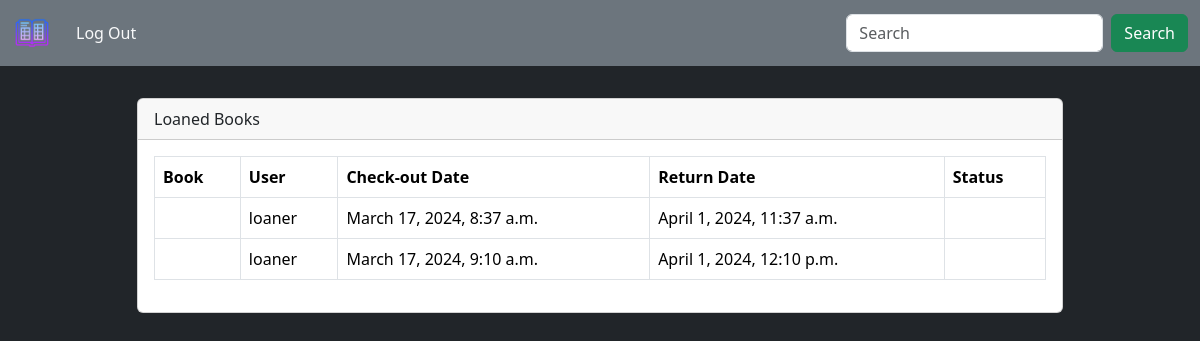
The app's page /logged/loaned_books/ (signed in), older data.
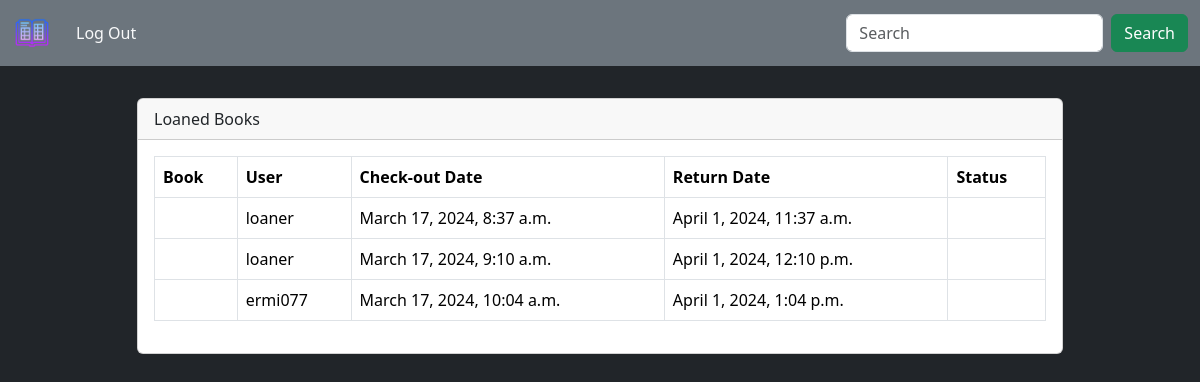
The same page, newer data.
### library/models.py (models this page shows, shortened)
class Loan(models.Model):
    book = models.ForeignKey(Book , on_delete = models.CASCADE)
    user = models.ForeignKey(MyUser , on_delete = models.CASCADE)
    check_out_date = models.DateTimeField(auto_now_add=True)
    return_date = models.DateTimeField(default = expiry)

### users/models.py (models this page shows)
class MyUser(AbstractUser):
    phone_number = models.CharField(max_length = 11 , null = True , unique = True , blank = True)
    adress = models.CharField(max_length = 50)

### library/views.py (the view)
# urls.py: path('loaned_books/' , views.loaned_books , name = 'loaned-book-link'),
@login_required
def loaned_books(request ):
    loaned_books = Loan.objects.all()
    return render(request, 'logged/loanedBooks.html', {'loaned_books': loaned_books})

### templates/logged/loanedBooks.html (shortened to what this page needs)
{% extends "themes/main.html" %}
{% block content %}
<div class="container">
    <div class="row justify-content-center">
        <div class="col-md-10">
            <div class="card">
                <div class="card-header">Loaned Books</div>
                <div class="card-body">
                    <div class="table-responsive">
                        <table class="table table-bordered">
                            <thead>
                                <tr>
                                    <th>Book</th>
                                    <th>User</th>
                                    <th>Check-out Date</th>
                                    <th>Return Date</th>
                                    <th>Status</th>
                                </tr>
                            </thead>
                            <tbody>
                                {% for loan in loaned_books %}
                                <tr>
                                    <td>{{ loan.book.title }}</td>
                                    <td>{{ loan.user.username }}</td>
                                    <td>{{ loan.check_out_date }}</td>
                                    <td>{{ loan.return_date }}</td>
                                    <td>{{ loan.status }}</td>
                                </tr>
                                {% endfor %}
                            </tbody>
                        </table>
                    </div>
                </div>
            </div>
        </div>
    </div>
</div>
{% endblock content %}

Row changes from the older to the newer data that the page shows:
added Loan: user.username "ermi077", check_out_date "March 17, 2024, 10:04 a.m.", return_date "April 1, 2024, 1:04 p.m."
